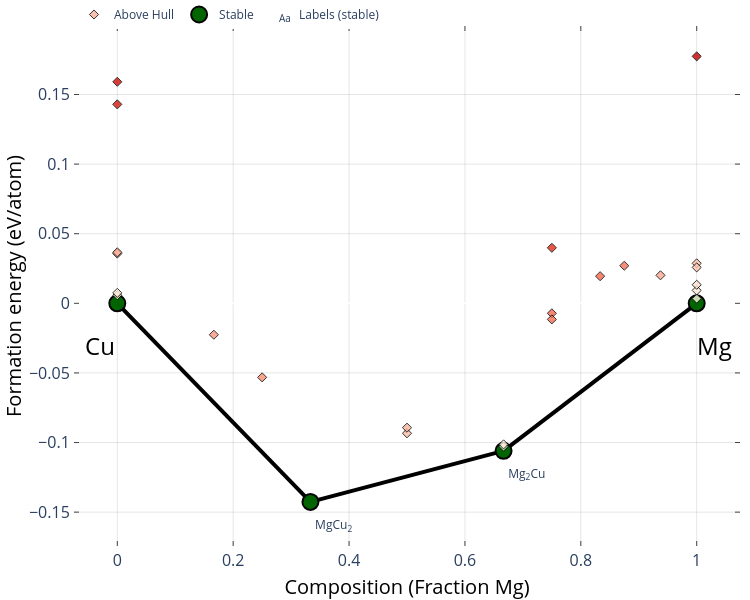

Notebook code for this chart:
### Markdown cell above
`get_dft_convexhull` queries the Materials Project and returns a pymatgen `PhaseDiagram` object representing the T = 0K DFT ground-state convex hull. Results are cached locally after the first call.

### Code cell
from pymatgen.analysis.phase_diagram import PDPlotter

# Fetch (and cache) the DFT T=0K convex hull for Cu-Mg
cu_mg_dft_ch, _ = lbd.get_dft_convexhull('Cu-Mg', verbose=True)

cu_mg_pdp = PDPlotter(cu_mg_dft_ch)
fig = cu_mg_pdp.get_plot()
fig.update_layout(plot_bgcolor="white", paper_bgcolor="white", width=750, height=600)
fig.show()

### Figure 1 — Plotly figure (JSON) as saved in the notebook; plotly's stock layout.template omitted (floating-point values rounded to 4 significant figures)
{"data": [{"hoverinfo": "none", "line": {"color": "black", "width": 4}, "mode": "lines", "showlegend": false, "type": "scatter", "x": [0.3333, 0, null, 0.6667, 1, null, 0.3333, 0.6667, null], "y": [-0.1426, 0, null, -0.106, 0, null, -0.1426, -0.106, null]}, {"hoverinfo": "skip", "mode": "text", "name": "Labels (stable)", "opacity": 1, "showlegend": true, "text": ["MgCu<sub>2</sub>", "Mg<sub>2</sub>Cu"], "textposition": ["bottom right", "bottom right"], "type": "scatter", "visible": true, "x": [0.3413, 0.6747], "y": [-0.1556, -0.119]}, {"error_y": {"array": [0, 0, 0, 0], "color": "gray", "thickness": 2.5, "type": "data", "width": 5}, "hoverinfo": "text", "hoverlabel": {"font": {"size": 14}}, "hovertext": ["MgCu<sub>2</sub> (mp-1038-GGA) <br>  Formation energy: -0.143 eV/atom <br>  (Stable)", "Cu (mp-30-GGA) <br>  Formation energy: 0.0 eV/atom <br>  (Stable)", "Mg<sub>2</sub>Cu (mp-2481-GGA) <br>  Formation energy: -0.106 eV/atom <br>  (Stable)", "Mg (mp-1056702-GGA) <br>  Formation energy: 0.0 eV/atom <br>  (Stable)"], "marker": {"color": "darkgreen", "line": {"color": "black", "width": 2}, "size": 16}, "mode": "markers", "name": "Stable", "opacity": 0.99, "showlegend": true, "type": "scatter", "x": [0.3333, 0, 0.6667, 1], "y": [-0.1426, 0, -0.106, 0]}, {"hoverinfo": "text", "hoverlabel": {"font": {"size": 14}}, "hovertext": ["Cu (mp-1010136-GGA) <br>  Formation energy: 0.036 eV/atom <br>  Energy Above Hull: (+0.036 eV/atom)", "Cu (mp-1120774-GGA) <br>  Formation energy: 0.159 eV/atom <br>  Energy Above Hull: (+0.159 eV/atom)", "Cu (mp-989695-GGA) <br>  Formation energy: 0.006 eV/atom <br>  Energy Above Hull: (+0.006 eV/atom)", "Cu (mp-989782-GGA) <br>  Formation energy: 0.007 eV/atom <br>  Energy Above Hull: (+0.007 eV/atom)", "Cu (mp-998890-GGA) <br>  Formation energy: 0.037 eV/atom <br>  Energy Above Hull: (+0.037 eV/atom)", "Cu (mp-1059259-GGA) <br>  Formation energy: 0.143 eV/atom <br>  Energy Above Hull: (+0.143 eV/atom)", "Mg (mp-1056351-GGA) <br>  Formation energy: 0.029 eV/atom <br>  Energy Above Hull: (+0.029 eV/atom)", "Mg (mp-1094122-GGA) <br>  Formation energy: 0.003 eV/atom <br>  Energy Above Hull: (+0.003 eV/atom)", "Mg (mp-153-GGA) <br>  Formation energy: 0.009 eV/atom <br>  Energy Above Hull: (+0.009 eV/atom)", "Mg (mp-973364-GGA) <br>  Formation energy: 0.013 eV/atom <br>  Energy Above Hull: (+0.013 eV/atom)", "Mg (mp-110-GGA) <br>  Formation energy: 0.026 eV/atom <br>  Energy Above Hull: (+0.026 eV/atom)", "Mg (mp-1247180-GGA) <br>  Formation energy: 0.177 eV/atom <br>  Energy Above Hull: (+0.177 eV/atom)", "MgCu (mp-2672345-GGA) <br>  Formation energy: -0.093 eV/atom <br>  Energy Above Hull: (+0.031 eV/atom)", "MgCu (mp-972916-GGA) <br>  Formation energy: -0.089 eV/atom <br>  Energy Above Hull: (+0.035 eV/atom)", "MgCu<sub>3</sub> (mp-1185856-GGA) <br>  Formation energy: -0.053 eV/atom <br>  Energy Above Hull: (+0.054 eV/atom)", "MgCu<sub>5</sub> (mp-1185860-GGA) <br>  Formation energy: -0.023 eV/atom <br>  Energy Above Hull: (+0.049 eV/atom)", "Mg<sub>2</sub>Cu (mp-1052023-GGA) <br>  Formation energy: -0.103 eV/atom <br>  Energy Above Hull: (+0.003 eV/atom)", "Mg<sub>2</sub>Cu (mp-865014-GGA) <br>  Formation energy: -0.101 eV/atom <br>  Energy Above Hull: (+0.005 eV/atom)", "Mg<sub>3</sub>Cu (mp-1016224-GGA) <br>  Formation energy: 0.04 eV/atom <br>  Energy Above Hull: (+0.119 eV/atom)", "Mg<sub>3</sub>Cu (mp-978279-GGA) <br>  Formation energy: -0.007 eV/atom <br>  Energy Above Hull: (+0.072 eV/atom)", "Mg<sub>3</sub>Cu (mp-2479851-GGA) <br>  Formation energy: -0.012 eV/atom <br>  Energy Above Hull: (+0.068 eV/atom)", "Mg<sub>5</sub>Cu (mp-1185803-GGA) <br>  Formation energy: 0.019 eV/atom <br>  Energy Above Hull: (+0.072 eV/atom)", "Mg<sub>7</sub>Cu (mp-1016285-GGA) <br>  Formation energy: 0.027 eV/atom <br>  Energy Above Hull: (+0.067 eV/atom)", "Mg<sub>15</sub>Cu (mp-1023610-GGA) <br>  Formation energy: 0.02 eV/atom <br>  Energy Above Hull: (+0.04 eV/atom)"], "marker": {"color": [0.036, 0.159, 0.006, 0.007, 0.037, 0.143, 0.029, 0.003, 0.009, 0.013, 0.026, 0.177, 0.031, 0.035, 0.054, 0.049, 0.003, 0.005, 0.119, 0.072, 0.068, 0.072, 0.067, 0.04], "colorscale": [[0, "#fff5e3"], [0.5, "#f24324"], [1, "#c40000"]], "line": {"color": "black", "width": 1}, "opacity": 0.8, "size": 7, "symbol": "diamond"}, "mode": "markers", "name": "Above Hull", "showlegend": true, "type": "scatter", "x": [0, 0, 0, 0, 0, 0, 1, 1, 1, 1, 1, 1, 0.5, 0.5, 0.25, 0.1667, 0.6667, 0.6667, 0.75, 0.75, 0.75, 0.8333, 0.875, 0.9375], "y": [0.03571, 0.1591, 0.005766, 0.007492, 0.03664, 0.1429, 0.02872, 0.003384, 0.009279, 0.01333, 0.0258, 0.1774, -0.09334, -0.08933, -0.05318, -0.02256, -0.1029, -0.1013, 0.03988, -0.007182, -0.01155, 0.01948, 0.027, 0.02011]}], "layout": {"annotations": [{"align": "center", "font": {"color": "#000000", "size": 24}, "opacity": 1, "showarrow": false, "text": "Cu", "x": -0.03, "xref": "x", "y": -0.03, "yref": "y"}, {"align": "center", "font": {"color": "#000000", "size": 24}, "opacity": 1, "showarrow": false, "text": "Mg", "x": 1.03, "xref": "x", "y": -0.03, "yref": "y"}], "autosize": true, "coloraxis": {"colorbar": {"x": 1, "y": 0.05, "yanchor": "top"}}, "height": 600, "hovermode": "closest", "legend": {"orientation": "h", "tracegroupgap": 7, "traceorder": "reversed", "x": 0, "xanchor": "left", "y": 1.05}, "margin": {"b": 10, "l": 10, "pad": 0, "r": 10, "t": 0}, "paper_bgcolor": "white", "plot_bgcolor": "white", "showlegend": true, "width": 750, "xaxis": {"anchor": "y", "gridcolor": "rgba(0,0,0,0.1)", "mirror": "ticks", "nticks": 8, "showgrid": true, "showline": true, "side": "bottom", "tickfont": {"size": 16}, "ticks": "inside", "title": {"font": {"color": "#000000", "size": 20}, "text": "Composition (Fraction Mg)"}, "type": "linear", "zeroline": false}, "yaxis": {"anchor": "x", "gridcolor": "rgba(0,0,0,0.1)", "mirror": "ticks", "showgrid": true, "showline": true, "side": "left", "tickfont": {"size": 16}, "ticks": "inside", "title": {"font": {"color": "#000000", "size": 20}, "text": "Formation energy (eV/atom)"}, "type": "linear"}}}
